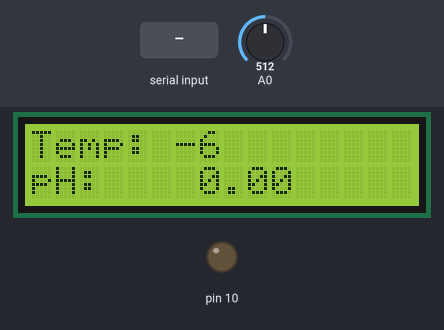
Recording of a sketch running on a simulated Arduino Uno, built with avr-gcc and run on an emulated ATmega328P. On the bench: 16×2 character LCD, output pins drawn as LEDs (lit = HIGH). Inputs (shaded band) come from the test bench; at power-on: A0 = 512. Storage starts empty; what the sketch prints to the serial monitor is not drawn.

Above: at 3.2 s.
3.3 s: "90,45,200\n" received over the second serial link
At 6.6 s:
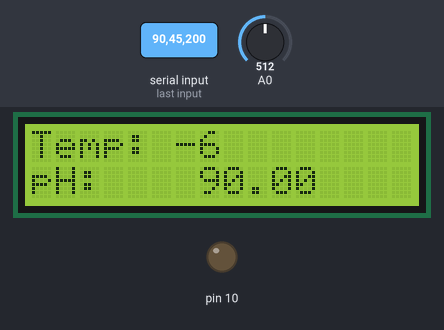
7.1 s: A0 set to 716
At 7.7 s:
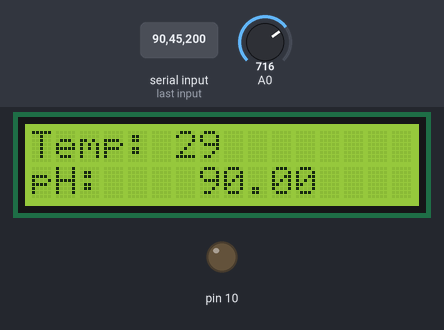
8.7 s: "30,150\n" received over the second serial link
At 11.9 s:
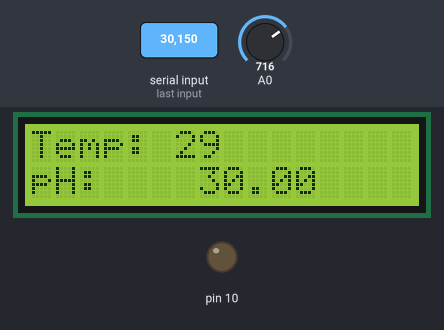
12.2 s: "1\n" received over the second serial link
At 15.1 s:
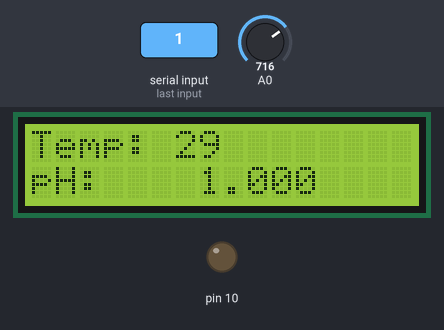
15.6 s: A0 set to 900
At 16.2 s:
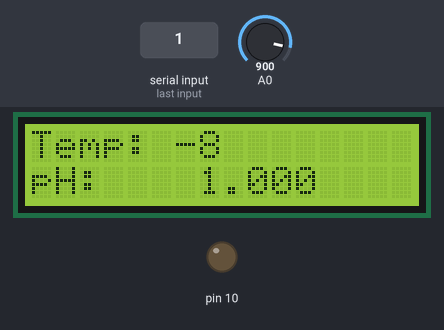
17.2 s: A0 set to 1023
At 18.5 s:
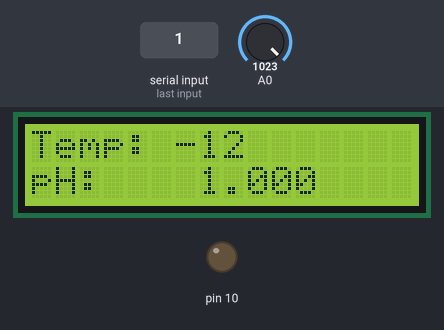
Timing chart, 0 to 19.9 s (numbered marks = the images above; inputs shaded):
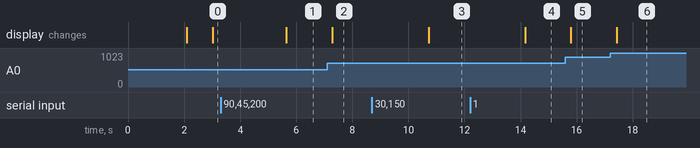

Measured:
- after the input at 3.3 s, the display: changes after 2.3 s (image 1)
- after the input at 7.1 s, the display: changes after 0.18 s (image 2)
- after the input at 8.7 s, the display: changes after 2.0 s (image 3)
- after the input at 12.2 s, the display: changes after 2.0 s (image 4)
- after the input at 15.6 s, the display: changes after 0.20 s (image 5)
- after the input at 17.2 s, the display: changes after 0.23 s (image 6)

The sketch:

pH_Meter_with_temp.ino
```cpp
//  pH Sensor Program
//  Reads pH data from pHSensor connected
//  serially to pin 3 and 5
//revised by
//Nelio C. Altoveros and Hazel Joyce M. Ramirez
//March 12, 2014

// The circuit:
// * RX is digital pin 3 (connect to TX of other device)
// * TX is digital pin 5 (connect to RX of other device)


//  The LCD circuit:
// * LCD RS pin to digital pin 7
// * LCD Enable pin to digital pin 8
// * LCD D4 pin to digital pin 9
// * LCD D5 pin to digital pin 2
// * LCD D6 pin to digital pin 4
// * LCD D7 pin to digital pin 6
// * LCD R/W pin to ground
// * 10K resistor:
// *   ends to +5V and ground
// *   wiper (center) to LCD VO pin (pin 4)

// The SDCard circuit:
// * SD card attached to SPI bus as follows:
// ** CS - pin 10 - pin 4 is used by LCD
// ** MOSI - pin 11
// ** MISO - pin 12
// ** SCK - pin 13 (CLK)

//This pH code has intentionally has been written to be overly lengthy and includes unnecessary steps.
//Many parts of this code can be truncated. This code was written to be easy to understand.
//Code efficiency was not considered. Modify this code as you see fit.
//This code will output data to the Arduino serial monitor. Type commands into the Arduino serial monitor to control the pH circuit.
//set the var Arduino_only to equal 1 to watch the Arduino take over control of the pH circuit.


#include <SPI.h>
#include <SD.h>
#include <stdio.h>
#include<LiquidCrystal.h>

#include <SoftwareSerial.h>      //we have to include the SoftwareSerial library, or else we can't use it.
#define rx 3                     //define what pin rx is going to be.
#define tx 5                     //define what pin Tx is going to be.

SoftwareSerial myserial(rx, tx); //define how the soft serial port is going to work.

// Initialize the library with the numbers of the interface pins
LiquidCrystal lcd(7, 8, 9, 2, 4, 6);

const int chipSelect = 10;    // SDCard Chip Select ***** pin 4 is used by LCD
long ttime=0;
String dataString = "";
int suffix=1;
int firstrun=true;
char fname[15]="PH",filename[15]="PH001.TXT";
int temp;

byte arduino_only=1;               //if you would like to operate the pH Circuit with the Arduino only
                                   // 0 - send comd using serial monitor
                                   // 1 - Arduino control
                                   // The data will still come out on the serial monitor.
char ph_data[20];                  //we make a 20 byte character array to hold incoming data from the pH.
char computerdata[20];             //we make a 20 byte character array to hold incoming data from a pc/mac/other.
byte received_from_computer=0;     //we need to know how many characters have been received.
byte received_from_sensor=0;       //we need to know how many characters have been received.
byte startup=0;                    //used to make sure the Arduino takes over control of the pH Circuit properly.
float pH=0.0;                      //used to hold a floating point number that is the pH.
byte string_received=0;            //used to identify when we have received a string from the pH circuit.


void setup()
{
     pinMode(10, OUTPUT);
     Serial.begin(38400);         //enable the hardware serial port
     myserial.begin(38400);       //enable the software serial port
     initSDCard();
     initLcdDisplay();
     Serial.println("pH Meter");
     Serial.println("Time\tpH\tLevel");
     Serial.println("(ms)");


     //Uncomment to calibrate
     //s_cal();    //Calibrate to pH 7
     //f_cal();    //Calibrate to pH 4
     //t_cal();    //Calibrate to pH 10
}

void initSDCard()
{
  Serial.print("");
  Serial.println("phMeter Experiment");
  Serial.println("Initializing SD card...");
  // make sure that the default chip select pin is set to
  // output, even if you don't use it:
  pinMode(10, OUTPUT);
   if (!SD.begin(chipSelect)) {
     Serial.println("Card failed, or not present");
     // don't do anything more:
   }
   else {
   Serial.println("Card initialized.");
   }
   delay(2000);
}

void initLcdDisplay()
{
  lcd.begin(16,2);
  lcd.clear();
  lcd.setCursor(0,0);
  lcd.print("pH Meter");
  lcd.setCursor(0,1);
  lcd.print("Experiment");
}

void lcdDisplayData()
{
  lcd.setCursor(0,0);
  lcd.print("Temp: ");
  lcd.print(temp);
  lcd.setCursor(0,1);
  lcd.print("pH:     ");
  lcd.setCursor(7,1);
  lcd.print(pH,2);
}

void labelData()
{
  while (SD.exists(filename)) {
      Serial.print(filename);
      Serial.println(" exists");
      snprintf(filename, 12, "%s%03d.TXT", fname,++suffix);
  }
  Serial.print("Saving data to ");
  Serial.println(filename);
  File dataFile = SD.open(filename, FILE_WRITE);
  // if the file is available, write to it:
  if (dataFile) {
    dataFile.print("TIME");
    dataFile.print('\t');
    dataFile.println("pH");
    dataFile.println("(ms)");
    dataFile.close();
  }
    //if the file isn't open, pop up an error:
  else {
    Serial.print("Error opening ");
    Serial.println(filename);
  }
}


void logData(){
  File dataFile = SD.open(filename, FILE_WRITE);
  // if the file is available, write to it:
  if (dataFile) {

    dataFile.println(dataString);
    dataFile.close();
  }
}


void serialEvent()
{
  //this interrupt will trigger when the data coming from the serial monitor(pc/mac/other) is received.
  if(arduino_only!=1)
  {
    //if Arduino_only does not equal 1 this function will be bypassed.
    received_from_computer=Serial.readBytesUntil(13,computerdata,20); //we read the data sent from the serial monitor(pc/mac/other) until we see a <CR>. We also count how many characters have been received.
    computerdata[received_from_computer]=0; //we add a 0 to the spot in the array just after the last character we received.. This will stop us from transmitting incorrect data that may have been left in the buffer.
    myserial.print(computerdata);           //we transmit the data received from the serial monitor(pc/mac/other) through the soft serial port to the pH Circuit.
    myserial.print('\r');                   //all data sent to the pH Circuit must end with a <CR>.
  }
}


void loop()
{
  long start=0;
  firstrun=true;
  labelData();
  start=millis();
  while(1) {


  if(myserial.available() > 0)
  {  //if we see that the pH Circuit has sent a character.
     received_from_sensor=myserial.readBytesUntil(13,ph_data,20); //we read the data sent from pH Circuit until we see a <CR>. We also count how many character have been received.
     ph_data[received_from_sensor]=0;  //we add a 0 to the spot in the array just after the last character we received. This will stop us from transmitting incorrect data that may have been left in the buffer.
     string_received=1;                //a flag used when the Arduino is controlling the pH Circuit to let us know that a complete string has been received.
     pH=atof(ph_data);
     ttime= (millis()-start);
     if (firstrun) {
       start=ttime;
       ttime=0;
       firstrun=false;
     }

     Serial.print(ttime);
     Serial.print("\t");
     Serial.print(ph_data);          //lets transmit that data received from the pH Circuit to the serial monitor.
     dataString=String(ttime)+"\t"+ph_data;
  }

  if(arduino_only==1)
    {Arduino_Control();
  } //If the var arduino_only is set to one we will call this function. Letting the Arduino take over control of the pH Circuit
  else Serial.println("");
  logData();
  temp = (((analogRead(A0)*5)*100)/1024);
  lcdDisplayData();
 }
}


void Arduino_Control()
{
  if(startup==0)
  {
    //if the Arduino just booted up, we need to set some things up first.
    myserial.print("e\r");     //take the pH Circuit out of continues mode.
    delay(50);                 //on start up sometimes the first command is missed.
    myserial.print("e\r");     //so, let’s send it twice.
    delay(50);                 //a short delay after the pH Circuit was taken out of continues mode is used to make sure we don’t over load it with commands.
    startup=1;                 //startup is completed, let's not do this again during normal operation.
   }

  delay(800);                         //we will take a reading ever 800ms. You can make this much longer or shorter if you like.
  myserial.print("R\r");             //send it the command to take a single reading.
   if(string_received==1)
   {
     //did we get data back from the ph Circuit?
     if (atof(ph_data)==0.0) {
       Serial.println("");
     } else
     {
     pH=atof(ph_data);                //many people ask us "how do I convert a sting into a float?" This is how...
     if(pH>=7.5)
       {
         Serial.println("\thigh\r");
       } //This is the proof that it has been converted into a float.
     if(pH<7.5)
       {
         Serial.println("\tlow\r");
       }   //This is the proof that it has been converted into a float
     }
     string_received=0;
   }             //reset the string received flag.
}


//here are some functions you might find useful
//these functions are not enabled

void s_cal(){               //calibrate to a pH of 7
  myserial.print("s\r");}   //send the "s" command to calibrate to a pH of 7.00


void f_cal(){               //calibrate to a pH of 4
  myserial.print("f\r");}   //send the "f" command to calibrate to a pH of 4.00


void t_cal(){               //calibrate to a pH of 10.00
  myserial.print("t\r");}   //send the "t" command to calibrate to a pH of 10.00


void phFactoryDefault(){    //factory defaults the pH circuit
  myserial.print("X\r");}   //send the "X" command to factory reset the device


void read_info(){           //get device info
    myserial.print("I\r");} //send the "I" command to query the information


void phSetLEDs(byte enabled) //turn the LEDs on or off
{
  if(enabled)                //if enabled is > 0
    myserial.print("L1\r");  //the LED's will turn ON
  else                       //if enabled is 0
    myserial.print("L0\r");  //the LED's will turn OFF
}
```
